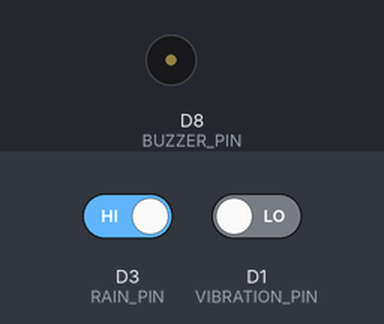
Bench run of a sketch on a simulated ESP8266 (NodeMCU). On the bench: buzzer (waves = sounding, pin HIGH). Inputs (shaded band) come from the test bench; at power-on: D3 (RAIN_PIN) HIGH, D1 (VIBRATION_PIN) LOW. WiFi joins after 1.5 s; servers stay silent unless stated; what the sketch prints to the serial monitor is not drawn.

Above: at 3.2 s.
3.3 s: D3 (RAIN_PIN) driven LOW and D1 (VIBRATION_PIN) driven HIGH
At 4.9 s:
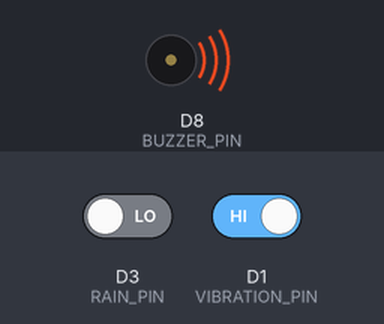
Timing chart, 0 to 6.4 s (numbered marks = the images above; inputs shaded):
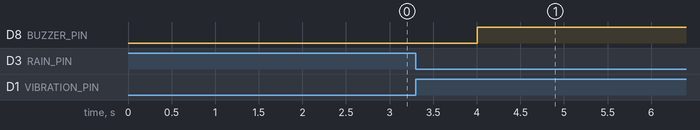

The sketch:

testCode.ino
```cpp
#include <ESP8266WiFi.h>
#include <ESP8266WebServer.h>
#include <ESP_Mail_Client.h>

// Wi-Fi credentials
const char* ssid = "BSNL3G";
const char* password = "Asdf1234..";

// Static IP configuration
IPAddress local_IP(192, 168, 1, 100);  // Change to match your network
IPAddress gateway(192, 168, 1, 1);
IPAddress subnet(255, 255, 255, 0);

// Gmail SMTP server credentials
#define SMTP_HOST "smtp.gmail.com"
#define SMTP_PORT 465
#define EMAIL_SENDER "sznvws@gmail.com"
#define EMAIL_PASSWORD "qmib ecqd egdf xaxl"
#define EMAIL_RECIPIENT "sznvws@gmail.com"

// Create SMTP session and configuration
SMTPSession smtp;
Session_Config config;
SMTP_Message message;

// Create web server instance
ESP8266WebServer server(80);

// Pin assignments
#define VIBRATION_PIN D1 // GPIO 5 for Vibration Sensor
#define RAIN_PIN D3      // GPIO 0 for Rain Sensor
#define BUZZER_PIN D8    // GPIO 15 for Buzzer

// Sensor values
bool rainDetected = false;
int vibrationState = 0;
bool buzzerStatus = false;

// Function prototypes
void smtpCallback(SMTP_Status status);
void sendEmail();
void handleRoot();
void handleSensorData();

void setup() {
  // Initialize serial communication
  Serial.begin(115200);

  // Initialize sensor and actuator pins
  pinMode(VIBRATION_PIN, INPUT);
  pinMode(RAIN_PIN, INPUT_PULLUP); // Rain sensor is active LOW
  pinMode(BUZZER_PIN, OUTPUT);

  // Configure static IP
  if (!WiFi.config(local_IP, gateway, subnet)) {
    Serial.println("Failed to configure static IP");
  }

  // Connect to Wi-Fi
  Serial.print("Connecting to Wi-Fi");
  WiFi.begin(ssid, password);
  while (WiFi.status() != WL_CONNECTED) {
    delay(1000);
    Serial.print(".");
  }
  Serial.println("\nConnected to Wi-Fi");
  Serial.println(WiFi.localIP());

  // Configure SMTP session
  config.server.host_name = SMTP_HOST;
  config.server.port = SMTP_PORT;
  config.login.email = EMAIL_SENDER;
  config.login.password = EMAIL_PASSWORD;

  smtp.callback(smtpCallback);  // Assign the callback function for SMTP

  // Set up web server routes
  server.on("/", handleRoot);
  server.on("/sensor", handleSensorData);
  server.begin();
  Serial.println("Web server started");
}

void loop() {
  // Handle web server requests
  server.handleClient();

  // Read vibration sensor value
  vibrationState = digitalRead(VIBRATION_PIN);

  // Check rain sensor value (LOW means rain detected)
  rainDetected = digitalRead(RAIN_PIN) == LOW;

  // Check conditions
  if (vibrationState == 1 && rainDetected) {
    // Start the buzzer
    digitalWrite(BUZZER_PIN, HIGH);
    buzzerStatus = true;

    // Send email
    sendEmail();

    // Wait to avoid spamming emails
    delay(10000);  // 10-second delay
  } else {
    // Turn off the buzzer
    digitalWrite(BUZZER_PIN, LOW);
    buzzerStatus = false;
  }

  // Wait before next loop
  delay(1000);
}

// Callback function for SMTP debugging
void smtpCallback(SMTP_Status status) {
  Serial.println(status.info());
}

// Handle the root webpage
void handleRoot() {
  String html = R"rawliteral(
    <!DOCTYPE html>
    <html lang="en">
    <head>
      <meta charset="UTF-8">
      <meta name="viewport" content="width=device-width, initial-scale=1.0">
      <title>IoT Project Dashboard</title>
      <link href="https://cdn.jsdelivr.net/npm/bootstrap@5.3.0-alpha3/dist/css/bootstrap.min.css" rel="stylesheet">
      <style>
        body {
          background-color: #f8f9fa;
        }
        .container {
          margin-top: 20px;
        }
        .sensor-card {
          margin-bottom: 20px;
        }
        .badge {
          font-size: 1rem;
        }
      </style>
      <script>
        function updateData() {
          fetch('/sensor')
            .then(response => response.json())
            .then(data => {
              document.getElementById('buzzer').innerText = data.buzzerStatus ? "ON" : "OFF";
              document.getElementById('buzzer').className = data.buzzerStatus ? "badge bg-success" : "badge bg-danger";
              document.getElementById('vibration').innerText = data.vibration == 1 ? "Detected" : "None";
              document.getElementById('rain').innerText = data.rainDetected ? "Rain Detected" : "No Rain";
            });
        }
        setInterval(updateData, 1000); // Auto-update every second
      </script>
    </head>
    <body>
      <div class="container">
        <h1 class="text-center mb-4">Rain & Vibration Sensor Dashboard</h1>
        <div class="row">
          <div class="col-lg-6 col-md-12">
            <h3>Sensor Data</h3>
            <div class="card sensor-card">
              <div class="card-body">
                <h5 class="card-title">Buzzer Status</h5>
                <p class="card-text">
                  <span id="buzzer" class="badge bg-secondary">--</span>
                </p>
              </div>
            </div>
            <div class="card sensor-card">
              <div class="card-body">
                <h5 class="card-title">Vibration</h5>
                <p class="card-text"><span id="vibration" class="badge bg-secondary">--</span></p>
              </div>
            </div>
            <div class="card sensor-card">
              <div class="card-body">
                <h5 class="card-title">Rain</h5>
                <p class="card-text"><span id="rain" class="badge bg-secondary">--</span></p>
              </div>
            </div>
          </div>
        </div>
      </div>
    </body>
    </html>
  )rawliteral";

  server.send(200, "text/html", html);
}

// Handle sensor data endpoint
void handleSensorData() {
  String json = "{";
  json += "\"buzzerStatus\":" + String(buzzerStatus ? "true" : "false") + ",";
  json += "\"vibration\":" + String(vibrationState) + ",";
  json += "\"rainDetected\":" + String(rainDetected ? "true" : "false");
  json += "}";
  server.send(200, "application/json", json);
}

// Function to send an email
void sendEmail() {
  // Configure email message
  message.sender.name = "NodeMCU Email Bot";
  message.sender.email = EMAIL_SENDER;
  message.subject = "Alert: Rain and Vibration Detected!";
  message.text.content = "Alert: Rain and vibration detected! Actions have been triggered.";

  message.addRecipient("Recipient", EMAIL_RECIPIENT);

  // Connect to SMTP server and send the email
  if (!smtp.connect(&config)) {
    Serial.printf("Failed to connect to SMTP server: %s\n", smtp.errorReason().c_str());
    return;
  }

  if (!MailClient.sendMail(&smtp, &message)) {
    Serial.printf("Failed to send email: %s\n", smtp.errorReason().c_str());
  } else {
    Serial.println("Email sent successfully!");
  }

  smtp.closeSession();  // Close the session
}
```

Measured:
- after the input at 3.3 s, D8 (BUZZER_PIN): LOW → HIGH after 0.70 s
